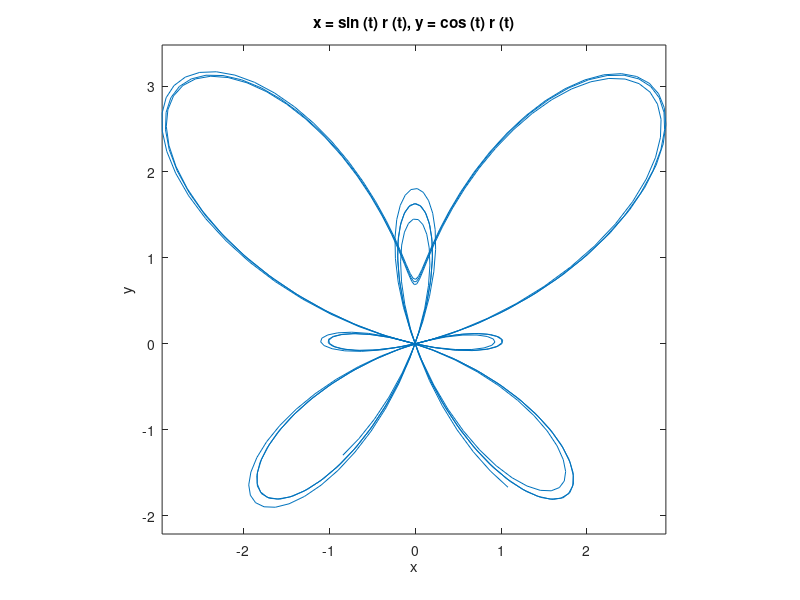
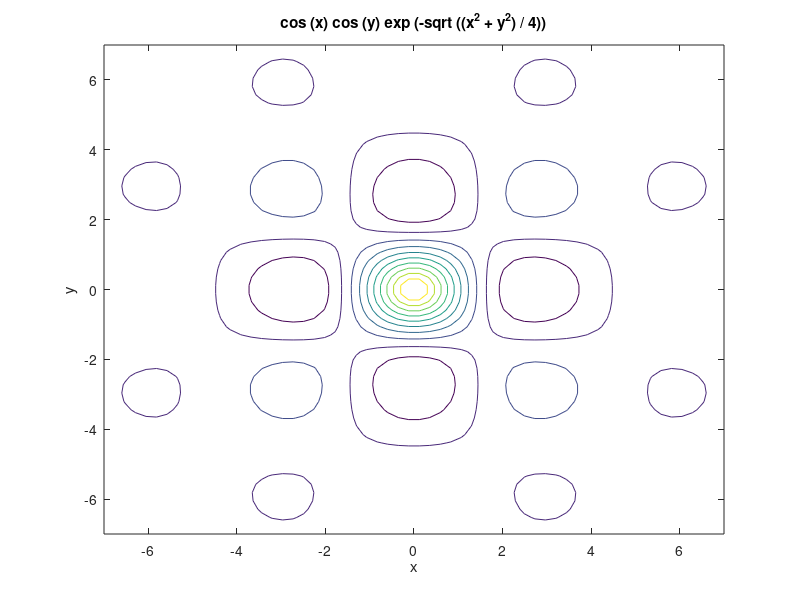
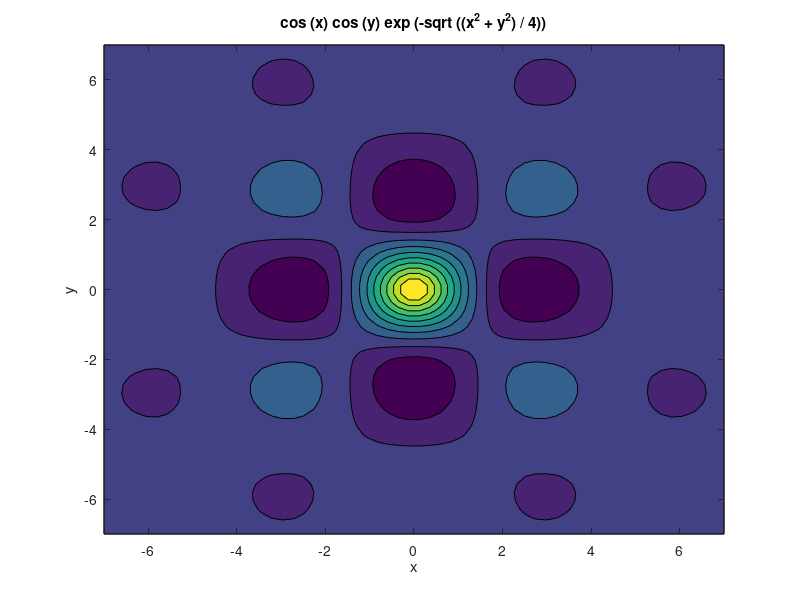
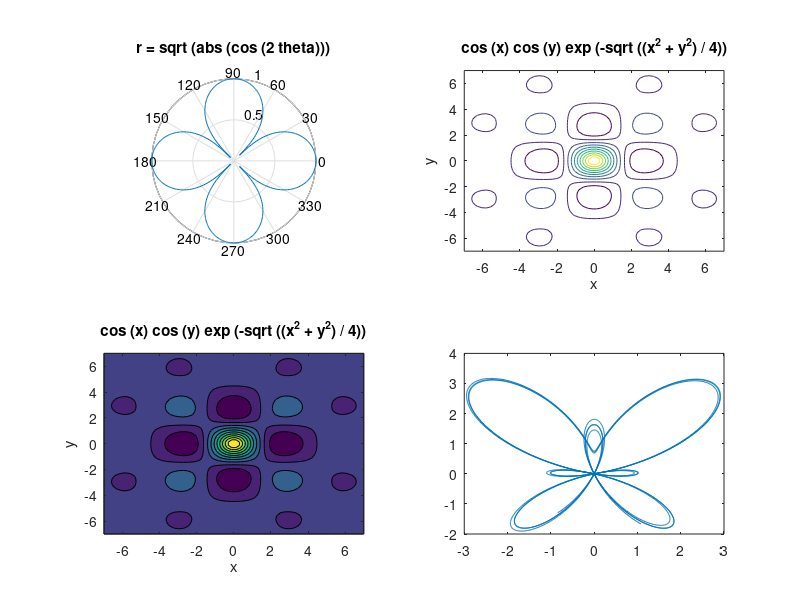

These charts were generated, in order, by the following MATLAB code: (Note: this script raises an error after producing the figures.)
% ACM 11: Introduction to MATLAB   

%% Week 3: 2D and 3D Graphics, Images, and Linear Algebra

%% The fplot function

% The easiest commands for plotting graphs of functins are
% - fplot and 
% - various ezplots
%
% fplot(function, [xmin xmax]) plots a function of a single variable in the
% specified range
% Here "function" is a) anonymous function or b) a function handle
clc; clear; close all;
figure('Position',[500 200 650 600]);
f=@(x) exp(-0.1*x).*sin(x);
fplot(f, [0,20])

% Here is an example with function handle
fplot(@sin, [0,20])

%% The ezplot family 
% ezplot (easy-to-plot) is more general.
ezplot(f,[0,20]) % works similarly to fplot, except it labels your graph 
                 % and x-axis. The default x range is [-2*pi, 2*pi]

% You can also plot implicitly defined functions F(x,y) = 0 using ezplot
F=@(x,y) x.^2+y.^2 - x.*y - 3;
ezplot(F, [-3,3]); % the limits [a,b] apply to both x and y 
                   % but you can also specify [xmin xmax ymin ymax]. 

% Parametric ezplot
r = @(t) exp(cos(t)) - 2*cos(4*t) - sin(t/12).^5; 
x = @(t) sin(t).*r(t);
y = @(t) cos(t).*r(t);
ezplot(x, y, [-10,10])    % Note the low quality 
                          % We can't specify the number of points to use :(

% More control with plot
figure('Position',[500 200 650 600]);
t = linspace(-10,10,5000);
plot(x(t),y(t))

% There are other ez plotters, e.g. ezpolar, ezcontour, ezcontourf
r=@(theta) sqrt(abs(cos(2*theta)));
ezpolar(r);  %plots the polar curve r= r(theta) over  0 < theta < 2pi
% ezpolar(r,[theta1,theta2]) if [theta1,theta2] is needed.

f=@(x,y) cos(x).*cos(y).*exp(-sqrt((x.^2+y.^2)/4)); 
ezcontour(f,[-7,7]); % plots the contour lines of f(x,y)

figure('Position',[500 200 650 600]);
ezcontourf(f,[-7,7])

% There are also ez plotters for 3d graphs: in a moment

% Subplot: allows to have several graphs in a single plot. 
close all 
figure('Position',[500 200 650 600]);
for row = 1:2       
    for col = 1:2   
        s=(row-1)*2+col;
        subplot(2,2,s); % work on the (r-1)*2+c plot in a 2x2 grid
        switch s
            case 1
                ezpolar(r);
            case 2
                ezcontour(f,[-7,7]);
            case 3            
                ezcontourf(f,[-7,7])
            otherwise,
                plot(x(t),y(t));
        end
    end
end

%% Examples of other useful common plotting commands 

close all;clear;clc;

% loglog
figure('Position',[500 200 650 600]);
x = linspace(0, 2*pi, 200);
y = 100*x.^3;
plot(x,y);
loglog(x,y);  grid on; % log-log scale plot

% bar creates a bar graph
% Probability example (explained on the board): 
p = linspace(0, 1, 200);
L1 = p.^2.*(1-p).^4;
L2 = p.^2.*(1-p).^6;
L3 = p.^5.*(1-p).^5;
bar(p,[L1',L2',L3']); % draws bars at the locations specified by p.
title('likelihood functions for three different datasets')
legend('2 heads, 4 tails', '2 heads, 6 tails', '5 heads, 5 tails');

% barh plots a bar graph horizontally
barh(p,[L1',L2',L3']);

% stem plots the data sequence(s)
x=linspace(0,2*pi);
y=[cos(x)',sin(x)'];
stem(y);

% A common scenario: we want to combine two variables on one plot, 
% but the variables have different scales.  
% Matlab provides the "plotyy" command for this
clear;clc; close all;
% Example of two variables with different scales
t = 1949:2017;
n=length(t);
stockMarket = 500*(randn(1,n) + 0.1*(t-1949));
population = exp(0.1*(t-1949));
figure('Position',[500 200 650 600]);
plot(t,stockMarket)
hold on
plot(t,population)
plotyy(t,stockMarket,t,population)

% Now, let's be a bit more advanced. We'll put the stock market data
% on a normal plot, but plot the world population on a log plot, since we
% know the growth is exponential.
[ax,h1,h2] = plotyy(t,stockMarket,t,population,@plot,@semilogy);
% ax is a handle for axes, h1 and h2 are handles for curves. 
% Adding labels: 
xlabel('year');
ylabel(ax(1), 'Stock Market Data');
ylabel(ax(2), 'World Population')
% What if we want to add markers and adjust the line thickness? 
set(h1,'marker','+')
set(h2,'linewidth',2)
legend([h1,h2],'Stock Market','Population','location','best')
title('A fancier graph!')

% To explore: area, histogram, stairs, compass, comet, contour, quiver, pcolor  ...

%% 3D Plotting

close all;clear;clc;
figure('Position',[500 200 650 600]);

% plot3: by default it connects neighboring points by lines. 
X=rand(1,100);
Y=rand(1,100);
Z=rand(1,100);
plot3(X,Y,Z);
% If you want just a cloud of points without connecting lines, use:
plot3(X,Y,Z,'o')

% To plot a surface, first of all, we need to create a grid: 
% [x,y]=meshgrid(xgr,ygr) replicates the grid vectors xgr and ygr 
% to produce a full grid. The coordinates of a point (i,j) on a grid are
% x(i,j) and y(i,j). 
clear;
r = linspace(0,2,100); 
[x,y]=meshgrid(r,r);
z = cos(x).*sin(2*y);

% surf(x,y,z) uses z for the surface height. 
% x and y matrices defining the x and y components of a surface.
surf(x,y,z); 
shading interp % interpolate between mesh values in the plot

% mesh  draws a wireframe mesh
mesh(x,y,z); 

% ezplot3 can be used for ploting a curve in 3D, described parametrically. 
x=@(t) cos(t);
y=@(t) sin(3*t);
z=@(t) cos(5*t);
ezplot3(x, y, z, [0,10]);
% ezsurf can plot surfaces of functions of two variables. 
F=@(x,y) cos(x).*sin(2*y);
ezsurf(F,[0 10 0 10])

%% Saving / Loading figures
close all;clear;clc;

% Once you've created a figure, you may print it, export it to file, or
% save it for later loading in Matlab

% fig files
figure('Position',[500 200 650 600]);
plot(1,1,'*r','MarkerSize',10);
hgsave(gcf, 'FigStar'); % creates a .fig file, which is matlab's own format
% hgsave('filename') saves the current figure to a file named filename.
% hgsave(h,'filename') saves the figure identified by handle h to a file 
% named filename.

close all
% to load the figure: 
hgload FigStar

% If you want to export to other file formats (useful for papers), 
% use the menu in the figure window, or use saveas, e.g.
saveas(gcf, 'FigStar.eps')
saveas(gcf, 'FigStar.pdf')

% In general, you can use the figure window to manipulate all the
% parameters of your graphs after they've been created.

% A useful feature is the "Generate Code..." in the File menu. 
% This lets you play with the GUI and then obtain code to produce 
% a similar style

%% Images

close all;clear;clc;

% Images are represented as matrices in MATLAB. 
% There are two types: Indexed and true RGB (explained on the board)

% Indexed (aka colormapped) images are 2-dim matrices A with integer entries. 
% Each entry A(i,j) is an index into the colormap C. 
% Colormap C is a N-by-3 matrices, where each row C(i,:) defines a color in
% the RGB space: 
% - C(:,1) are intensities of Red (varying from 0 to 1), 
% - C(:,2) are intensities of Green (varying from 0 to 1), 
% - C(:,3) are intensities of Blue (varying from 0 to 1).
% Thus, the color of pixel (i,j) is C(A(i,j),:).
% [0 0 0] is black, [1 1 1] is white.

% A b&w indexed image
[imBarbara, cmapBarbara] = imread('barbara.bmp');
% imBarbara is the image, cmapBarabara is the colormap
figure('Position',[500 200 650 600]);
image(imBarbara); % plots the image (uses default colormap)
colormap(cmapBarbara); % sets the Barbara colormap
colormap('jet'); % matlab has some built in colormaps;: doc colormap
c = colormap; % returns current colormap

% A color indexed image
[imMarbles, cmapMarbles] = imread('marbles.gif');
image(imMarbles);
colormap(cmapMarbles);
% or 
colormap(cmapBarbara); 

% True RGB images are stored as 3 dimensional (m-by-n-by-3) arrays.
% A(:,:,1), A(:,:,2), and A(:,:,3) are intencities of Red, Green, and Blue.

% A true RGB image
imHorse = imread('horse.jpg');
image(imHorse); % rgb image (no need for a colormap)

% Once you've loaded an image, you can manipulate it as a matrix
% when you're done, you can write it back out using imwrite
% for indexed images:
% imwrite(x, colormap, filename)
% for true RGB color:
% imwrite(x, filename)

% e.g. 
imwrite(imBarbara, colormap('copper'), 'newBarbara.jpg');

%% Linear Algebra

% Basic function:
% rank(A)
% det(A)   % expensive
% inv(A)   % expensive
% norm(A)
% orth(A) % Orthonormal basis for range of matrix
% null(A) % Orthonormal basis for the null space of a matrix

%% Solving Linear Systems Ax=b

clc;clear;close all;

A = [1, 2; 3, 4]
b = [1; 2]
x=A\b   % "solves" Ax=b 
% Remark: x=b'/A  solves xA=b' 

%{
There are three cases:
- no solution: "\" finds a least squares solution.
- unique solution: "\" finds the exact solution. 
- infinetely many solutions: "\" finds a particular solution (with the
                             smallest Euclidean norm).
%} 

%{
General Solution:
The general solution to a system of linear equations Ax = b describes all 
possible solutions. You can find the general solution as follows:
(1) Check consitency: 
If rank(A)==rank([A,b]) => solution exists (1 or inf many)
If rank([A,b])>rank(A) => no solution => x=A\b finds a least squares "solution".
%}

% Example: overdetermined system, m>n (more equatoins than unknowns).
A=rand(11,10);  % 11 equations, 10 unknowns
b=rand(11,1);
rank(A)
rank([A,b])
x=A\b   % least squares solution
bar([A*x,b])  % A*x does not equal to b, but the two vectors are close.

% Suppose the system is consistent, i.e. rank(A)==rank([A,b])

%{
(2) Check uniqueness: 
If rank(A)== n, where [~,n] = size(A) => solution is unique and x=A\b.
If rank(A)<n => there are inf many solutions.
%}

% Example: unique soulution
A=rand(10,10);
b=rand(10,1);
rank(A)
rank([A,b])
[~,n] = size(A)
x=A\b
bar([A*x,b])
norm(A*x-b)  % length of the vector A*x-b

% Suppose the solution is not unique.

%{
(3) General solution of Ax=b is the sum of a particular solution x0 of Ax=b
plus a linear combination of the basis vectors v1,...,vk (k=n-r) for the 
solution space of the the corresponding homogeneous system Ax = 0. 
x0=A\b : gives a particular solution of Ax=b
null(A): returns a basis for the solution space to Ax = 0
%}

% Example: undetermined system, m<n (more unknowns than equations).

A=rand(5,10);  % 5 equations, 10 unknowns
b=rand(5,1);
rank([A,b])
rank(A)
[~,n] = size(A)
x0=A\b
norm(A*x0-b)   % check
V=null(A)

% another solution:
x=x0+V(:,1)+V(:,2)+V(:,3)+V(:,4)+V(:,5);
norm(A*x-b)

%% Square nonsingular matrices: inv(A)*b vs Gaussian Elimination vs A\b

close all;clear;clc;

% The naive way (bad, since computing the inverse matrix is time consuming)
naiveSolve = @(A,b) inv(A)*b;
[ts_naive,ns_naive] = generateTiming(naiveSolve); % measures performance
% ns_naive = sizes of test systems
% ts_naive = time (in sec) required for solving  

% Using Gaussian Elimination
% Gauss.m
[ts_Gauss,ns_Gauss] = generateTiming(@Gauss);

% The standard way: "\"
% The backslash operator attempts to decide what solution method
% will work well. It should be your first choice most of the time.
standardSolve = @(A,b) A\b;
[ts_std,ns_std] = generateTiming(standardSolve);

close all;
figure('Position',[500 200 650 600]);
loglog(ns_naive,ts_naive,'ro-',ns_Gauss,ts_Gauss,'m+-',ns_std,ts_std,'b+-');
xlabel('n');
ylabel('t [seconds]');
legend('Naive','Gauss','Standard');

% If you want more control and options, check "linsolve".

%% Condition Number 
% The condition number tells you a bit about how easy it is to solve a linear
% system on a computer. Suppose we want to solve the equation Ax = b, and our
% matrix A looks like this:
clc; clear; close all;
A = [1 4; 2 8]
% A is not invertible, so there is either no solution, or infinitely many
% solutions.
b = 1000*rand(2,1);    
rank(A)==rank([A,b]) % so there is no solution
x=A\b                         
% In this example, the least squares solution is not unique:
% any vector such that x1+4*x2=(b1+2*b2)/5 is a least squares solution

% But what if we change A just a bit?
A = [1 4; 2 8.0000000000001];  % nonsingular, theoretically solution exists. 
x=A\b
res= norm(A*x-b)  % the norm of the residual
% the residual is rather large, for even a 2 x 2 system
% This is reflected in the fact that the condition number for the matrix A
% is large. If A is singular, the condition number is (theoretically)
% infinite.
condNum=cond(A)  % large condition number is bad.

%% Norms 
% Key point for all norms:  norm(x) = 0 if and only if x = 0
clc; clear; close all;
x = randn(20,1); 
A = randn(20,20);
disp('Vector norms:')
norm(x)         % if given no second argument, the default is "2"
norm(x,2)       % p-norm norm(x,p)=(sum |x_i|^p)^(1/p)
norm(x,1)
norm(x,'inf')
disp('Matrix norms:')
norm(A)         % if given no second argument, the default is "2"
norm(A,2)       % p-norm: sup norm(A*x,p)/norm(x,p)
norm(A,'fro')   % Frobenious norm = (sum |a_ij|^2)^(1/2)

%% Eigenvalues
close all;clear;clc;
% Matlab has a good eigenvalue solver called "eig".  This is different than
% "eigs" (which we will cover below; the "s" stands for "sparse", and
% not to pluralize "eig").  "eig" does different things, depending on the
% number of outputs: 
% - If we only have one output, it just returns the eigenvalues in a vector. 
% - If we have two outputs, it gives the eigenvalues (this time, as the 
%   diagonal of a matrix), as well as the eigenvectors.
clear; 
A = randn(3);
%The eigenvalues of A are:
lambda=eig(A)
% (recall that eigenvalues of a real matrix are allowed to be complex; if
% the matrix is symmetric, then we're guaranteed to get real
% eignevalues).

[V,D] = eig(A)
% The eigenvalues of A are on the diagonal of matrix D and the eigenvectors 
% are the columns of matrix V, so that A*V = V*D.

% Remark: If you don't need the eigenvectors, don't ask for them!  
% It will slow down the computation.

%% Eigenvalues for sparse matrices
clear; clc; close all;
% The command "eigs" finds only the few largest (or smallest) eigenvalues
% of a matrix.  It uses an entirely different kind of algorithm; this
% algorithm is very well-suited to sparse matrices.  Here, we'll
% demonstrate with a very large sparse matrix.
B = sprandsym(1000,.01);    % this is a 1000 x 1000 sparse symmetric matrix
                            % 1% of its entries are randomly selected to
                            % be nonzero; on those entries, the value is
                            % chosen from a uniform distribution.
spy(B); title('Sparsity pattern of the random symmetric matrix');
% Now, ask for the top and bottom 5 eigenvalues:
% (by "top", we mean those with the greatest magnitude)

disp('largest eigenvalues:')
D = eigs(B,5) 
% eigs(B) returns a vector of B's six largest magnitude eigenvalues
disp('smallest eigenvalues:')
D = eigs(B,5,'sm')  % "sm" stands for smalest magnitude

% Remark: you can use this command to also get the eigenvectors, e.g.,
% [V,D] = eigs(B,5).

%% Matrix Decompositions
close all;clear;clc;

A = rand(3);

% PLU decomposition
[L,U,P]=lu(A) % the permuted LU decomposition  P*A=L*U

% Cholesky Decompostions
U=chol(A) % produces an upper triangular matrix U, satisfying U'*U=A. 
          % chol assumes that A is symmetric. If it is not, chol uses the 
          % transpose of the upper triangle as the lower triangle. 
          % Matrix A must be positive definite: x'*A*x>0 for none zero x.
L = chol(A, 'lower') % L is lower triangular, L*L'=A.

% Orthogonal-triangular decomposition 
[Q,R] = qr(A)  %  produces an upper triangular matrix R and an 
               %  othogonal matrix Q so that A = Q*R.
               %  This decomposition can be also used for solving linear 
               %  systems: it is more computationally expensive than PLU
               %  decomposition, but more numerically stable. 

%% Next time, we will start with SVD, the most important matrix decomposition.

